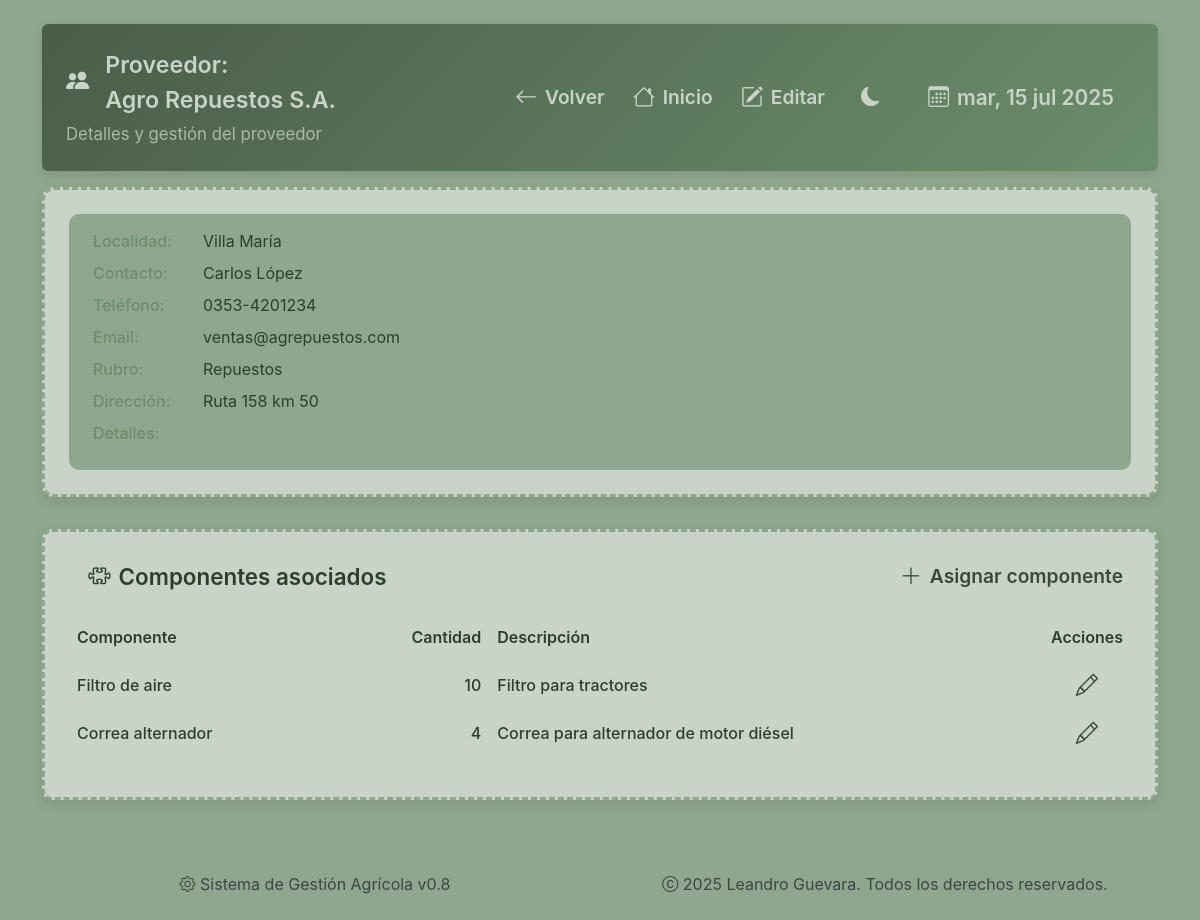
Page /proveedor/1 on the earlier database version.
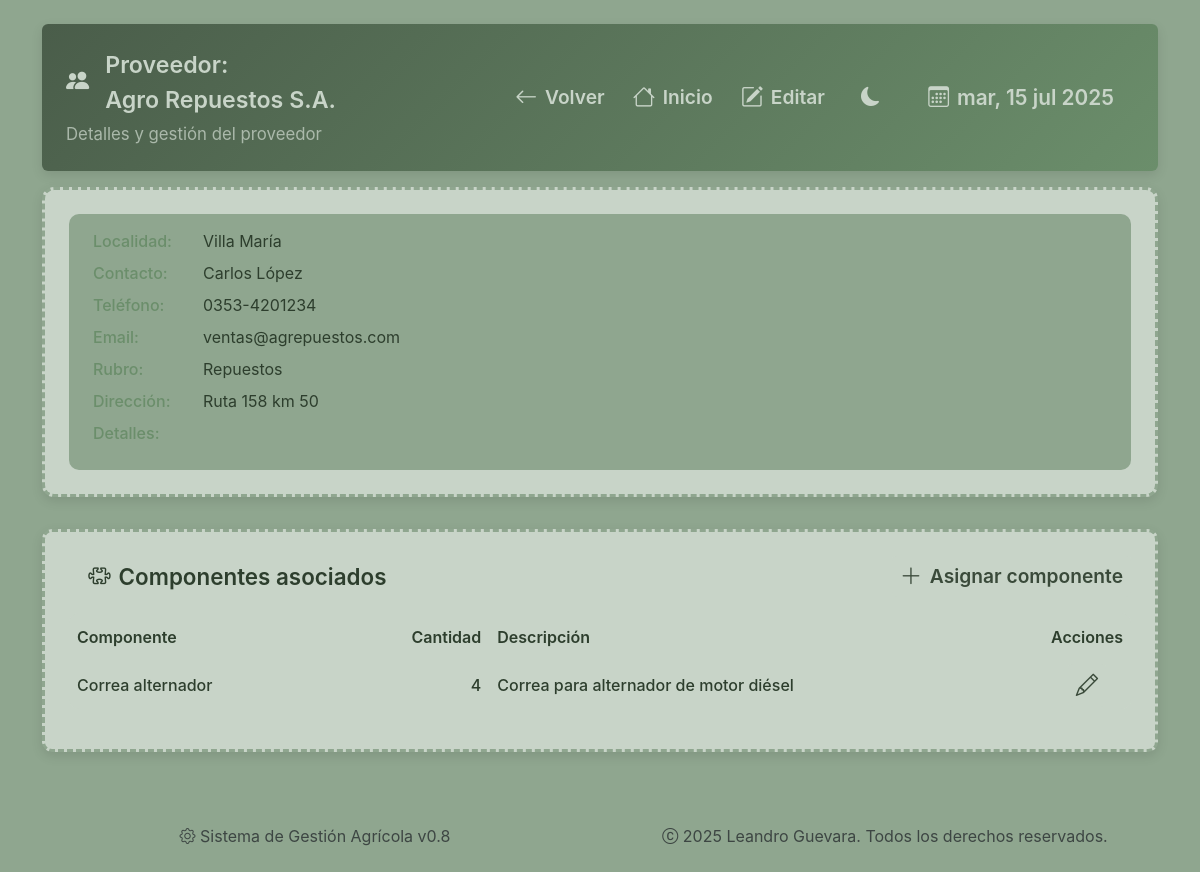
Same page on the later database version.
### sistema_gestion_agricola/models/proveedor.py (models this page shows)
class Proveedor(db.Model):
    __tablename__ = 'proveedores'
    ID = db.Column(db.Integer, primary_key=True, autoincrement=True)
    Nombre = db.Column(db.String, nullable=False)
    Localidad = db.Column(db.String)
    Contacto = db.Column(db.String)
    Telefono = db.Column(db.String)
    Email = db.Column(db.String)
    Rubro = db.Column(db.String)
    Direccion = db.Column(db.String)
    Observaciones = db.Column(db.String)

### sistema_gestion_agricola/models/componente.py (models this page shows)
class ComponentesProveedores(db.Model):
    __tablename__ = 'componentes_proveedores'
    ID_Proveedor = db.Column(db.Integer, db.ForeignKey('proveedores.ID', ondelete='CASCADE'), primary_key=True)
    ID_Componente = db.Column(db.Integer, db.ForeignKey('componentes.ID', ondelete='CASCADE'), primary_key=True)
    Cantidad = db.Column(db.Integer, default=1)

class Componente(db.Model):
    __tablename__ = 'componentes'
    ID = db.Column(db.Integer, primary_key=True, autoincrement=True)
    ID_Componente = db.Column(db.String, unique=True)
    Nombre = db.Column(db.String, nullable=False)
    Descripcion = db.Column(db.String)
    Tipo = db.Column(db.String)
    Foto = db.Column(db.String)
    Marca = db.Column(db.String)
    Modelo = db.Column(db.String)
    Precio = db.Column(db.Float)

### sistema_gestion_agricola/routes/proveedores.py (the view)
@proveedores_bp.route('/<int:id>')
def ver_proveedor(id):
    conn = get_db_connection()
    proveedor = conn.execute('SELECT * FROM proveedores WHERE ID = ?', (id,)).fetchone()
    if not proveedor:
        conn.close()
        flash('Proveedor no encontrado.')
        return redirect(url_for('proveedores.listar_proveedores'))
    componentes_asociados = conn.execute('''
        SELECT c.ID, c.Nombre, c.Descripcion, cp.Cantidad
        FROM componentes c
        JOIN componentes_proveedores cp ON c.ID = cp.ID_Componente
        WHERE cp.ID_Proveedor = ?
    ''', (id,)).fetchall()
    conn.close()
    return render_template('proveedores/ver.html', proveedor=proveedor, componentes_asociados=componentes_asociados)

### sistema_gestion_agricola/utils/db.py (called while the page is built)
def get_db_connection():
    conn = sqlite3.connect('sistema_gestion_agricola.db', timeout=10)
    conn.row_factory = sqlite3.Row
    return conn

### sistema_gestion_agricola/templates/proveedores/ver.html (shortened to what this page needs)
{% extends "base.html" %}
{% block content %}
<div class="page-wrapper">
    <div class="dashboard-header hidden-item p-4 mb-3 rounded">
        <div class="header-topbar">
            <div class="header-title">
                <h2 class="section-title"><i class="bi bi-people-fill"></i> Proveedor:<br>{{ proveedor['Nombre'] }}</h2>
                <p class="section-subtitle d-none d-md-block opacity-75">Detalles y gestión del proveedor</p>
            </div>
            <div class="header-controls">
                <a href="{{ url_for('proveedores.listar_proveedores') }}"
                    class="btn btn-outline-primary btn-sm ms-auto">
                    <i class="bi bi-arrow-left"></i>
                    <span class="d-none d-md-block d-md-inline">Volver</span>
                </a>
                <a href="{{ url_for('index') }}"
                    class="btn btn-outline-primary btn-sm"
                    style="font-size: 1rem;">
                    <i class="bi bi-house"></i>
                    <span class="d-none d-md-block d-md-inline">Inicio</span>
                </a>
                <a href="{{ url_for('proveedores.editar_proveedor', id=proveedor.ID) }}"
                    class="btn btn-outline-primary btn-sm">
                    <i class="bi bi-pencil-square"></i>
                    <span class="d-none d-md-block d-md-inline">Editar</span>
                </a>
                <button class="theme-toggle" id="themeToggle">
                    <i class="bi bi-moon-fill" id="themeIcon"></i>
                </button>
                <div class="calendar-badge fs-6 d-none d-lg-block">
                    <i class="bi bi-calendar3"></i><span id="current-date"></span>
                </div>
            </div>
        </div>
    </div>
    <div class="card-section providers-card hidden-item">
        <div class="dark-strong hidden-item" style="background: var(--bg-color); border-radius: 10px; padding: 1rem;">
            <p class="copyable d-flex gap-2 align-items-center">
                <strong style="flex-shrink: 0;">Localidad:</strong>
                <span class="copy-text"
                    title="{{ proveedor['Localidad'] }}">
                    {{ proveedor['Localidad'] }}</span>
            </p>
            <p class="copyable d-flex gap-2 align-items-center">
                <strong style="flex-shrink: 0;">Contacto:</strong>
                <span class="copy-text"
                    title="{{ proveedor['Contacto'] }}">
                    {{ proveedor['Contacto'] }}</span>
            </p>
            <p class="copyable d-flex gap-2 align-items-center">
                <strong style="flex-shrink: 0;">Teléfono:</strong>
                <span class="copy-text"
                    title="{{ proveedor['Telefono'] }}">
                    {{ proveedor['Telefono'] }}</span>
            </p>
            <p class="copyable d-flex gap-2 align-items-center">
                <strong style="flex-shrink: 0;">Email:</strong>
                <span class="copy-text"
                    title="{{ proveedor['Email'] }}">
                    {{ proveedor['Email'] }}
                </span>
            </p>
            <p class="copyable d-flex gap-2 align-items-center">
                <strong style="flex-shrink: 0;">Rubro:</strong>
                <span class="copy-text"
                    title="{{ proveedor['Rubro'] }}">
                    {{ proveedor['Rubro'] }}</span>
            </p>
            <p class="copyable d-flex gap-2 align-items-center">
                <strong style="flex-shrink: 0;">Dirección:</strong>
                <span class="copy-text" title="{{ proveedor['Direccion'] }}">
                    {{ proveedor['Direccion'] }}
                </span>
            </p>
            <p class="copyable d-flex gap-2 align-items-center">
                <strong style="flex-shrink: 0;">Detalles:</strong>
            </p>
        </div>
    </div>
    <div class="mt-4 componentes-card machine-card hidden-item">
        <div class="d-flex justify-content-between align-items-center mb-3 flex-wrap gap-2">
            <h3 class="section-title mb-0">
                <i class="bi bi-puzzle"></i> Componentes asociados
            </h3>
            <a href="{{ url_for('proveedores.asignar_componente_proveedor', id_proveedor=proveedor['ID']) }}"
            class="btn btn-outline-tertiary btn-sm">
                <i class="bi bi-plus-lg"></i> Asignar componente
            </a>
        </div>
        {% if componentes_asociados %}
        <div class="table-responsive">
            <table class="table table-hover align-middle">
                <thead>
                    <tr>
                        <th>Componente</th>
                        <th class="text-end">Cantidad</th>
                        <th class="d-none d-md-table-cell">Descripción</th>
                        <th class="text-center">Acciones</th>
                    </tr>
                </thead>
                <tbody>
                    {% for c in componentes_asociados %}
                    <tr class="clickable-row component-row" data-component-id="{{ c['ID'] }}" data-provider-id="{{ proveedor['ID'] }}" data-action="ver">
                        <td><strong>{{ c['Nombre'] }}</strong></td>
                        <td class="text-end"><strong>{{ c['Cantidad'] }}</strong></td>
                        <td class="d-none d-md-table-cell">{{ c['Descripcion'] }}</td>
                        <td class="action-cell text-center">
                            <a href="{{ url_for('proveedores.editar_componente_proveedor', id_proveedor=proveedor['ID'], id_componente=c['ID']) }}"
                            class="btn btn-outline-secondary btn-sm" title="Editar componente">
                                <i class="bi bi-pencil"></i>
                            </a>
                        </td>
                    </tr>
                    {% endfor %}
                </tbody>
            </table>
        </div>
        {% else %}
            <p class="text-muted fst-italic">No hay componentes asociados a este proveedor.</p>
        {% endif %}
    </div>
</div>
{% endblock %}

### sistema_gestion_agricola/templates/base.html (shortened to what this page needs)
<!DOCTYPE html>
<html lang="es" class="h-100">
<head>
  <link href="https://cdn.jsdelivr.net/npm/bootstrap@5.3.0/dist/css/bootstrap.min.css" rel="stylesheet" />
  <link href="https://cdn.jsdelivr.net/npm/bootstrap-icons@1.10.5/font/bootstrap-icons.css" rel="stylesheet" />
  <link rel="stylesheet" href="{{ url_for('static', filename='css/master.css') }}">
</head>
<body class="d-flex flex-column h-100">
  <main class="flex-shrink-0">
    <div class="container py-4">
      {% block content %}{% endblock %}
    </div>
  </main>
  <footer class="footer mt-auto py-4">
    <div class="container">
      <div class="row align-items-center">
        <div class="col-md-6 text-center text-md-end">
          <small class="text-muted">
            <i class="bi bi-gear"></i> Sistema de Gestión Agrícola v0.8
          </small>
        </div>
        <div class="col-md-6 text-center text-md-start">
          <p class="text-muted mb-0">
            <i class="bi bi-c-circle"></i> 2025 Leandro Guevara. Todos los derechos reservados.
          </p>
        </div>
      </div>
    </div>
  </footer>
</body>
</html>

### sistema_gestion_agricola/static/css/base.css (style rules this page uses)
html, body, div, span, applet, object, iframe, h1, h2, h3, h4, h5, h6, p, blockquote, pre, a, abbr, acronym, address, big, cite, code, del, dfn, em, img, ins, kbd, q, s, samp, small, strike, strong, sub, sup, tt, var, b, u, i, center, dl, dt, dd, ol, ul, li, fieldset, form, label, legend, table, caption, tbody, tfoot, thead, tr, th, td, article, aside, canvas, details, embed, figure, figcaption, footer, header, hgroup, menu, nav, output, ruby, section, summary, time, mark, audio, video { margin: 0; padding: 0; border: 0; font-size: 100%; font: inherit; vertical-align: baseline; box-sizing: border-box; }
article, aside, details, figcaption, figure, footer, header, hgroup, menu, nav, section { display: block; }
body { line-height: 1.5; font-family: 'Inter', 'Segoe UI', Arial, sans-serif; background: var(--bg-color); color: var(--text-color); min-height: 100vh; -webkit-font-smoothing: antialiased; -moz-osx-font-smoothing: grayscale; transition: var(--transition); }
a { color: var(--agri-green, #388e3c); text-decoration: none; transition: color 0.2s; }
input, select, textarea, button { font-family: inherit; font-size: 1rem; border-radius: 6px; border: 1px solid var(--border-color, #e9ecef); padding: 0.5em 0.75em; outline: none; transition: border-color 0.2s, box-shadow 0.2s; }
button { cursor: pointer; border: none; background: none; }
.text-center { text-align: center !important; }
.h-100 { height: 100% !important; }
.d-flex { display: flex !important; }
.flex-column { flex-direction: column !important; }
.align-items-center { align-items: center !important; }
.gap-2 { gap: 1rem !important; }
*, *::before, *::after { box-sizing: border-box; }

### sistema_gestion_agricola/static/css/theme.css (style rules this page uses)
:root { --agri-green-primary: #6b8e6b; --agri-green-secondary: #8fa68f; --agri-green-tertiary: #a8bba8; --agri-green-dark: #4a5d4a; --agri-green-darker: #3a4a3a; --agri-green-light: #e8f0e8; --agri-green-muted: #c8d4c8; --card-bg: var(--agri-green-primary); --text-color: #2d3e2d; --radius: 8px; --transition: all 0.3s cubic-bezier(.4,2,.6,1); --hover-bg: var(--agri-green-tertiary); --btn-primary: var(--agri-green-primary); --btn-primary-hover: var(--agri-green-tertiary); --btn-secondary: var(--agri-green-primary); --btn-secondary-hover: var(--agri-green-dark); --btn-accent: var(--agri-green-primary); --btn-accent-hover: var(--agri-green-dark); --btn-neutral: var(--agri-green-muted); --btn-neutral-hover: var(--agri-green-secondary); --btn-disabled: var(--agri-green-darker); --btn-disabled-text: var(--agri-green-muted); }
[data-bs-theme="light"] { --bg-color: var(--agri-green-secondary); --text-color: #2d3e2d; --card-bg: var(--agri-light) !important; --header-bg: linear-gradient(135deg, var(--agri-green-dark), var(--agri-green-primary)); --hover-bg: var(--agri-green-tertiary); --hover-text: var(--agri-green-darker); --agri-light: var(--agri-green-muted); --agri-dark: var(--agri-green-darker); --btn-bg-primary: var(--agri-green-secondary); --btn-text-primary: var(--agri-green-dark); --btn-border-primary: var(--agri-green-dark); --btn-bg-secondary: var(--agri-light); --btn-text-secondary: var(--agri-dark); --btn-border-secondary: var(--agri-light); --btn-bg-tertiary: var(--agri-green-muted); --btn-text-tertiary: var(--agri-green-darker); --btn-border-tertiary: var(--agri-green-darker); }
body, .card-section, .dashboard-header, .btn, .badge { transition: var(--transition); }

### sistema_gestion_agricola/static/css/custom.css (style rules this page uses)
.machine-card, .component-card, .providers-card { display: flex; flex-direction: column; cursor: pointer; background-color: var(--bg-color); border: 3px dashed var(--bg-color); border-radius: 0.5rem; padding: 1.5rem; color: var(--text-color); height: 100%; transition: box-shadow 0.2s ease, transform 0.2s ease; }
.copy-text { white-space: nowrap; overflow: hidden; text-overflow: ellipsis; display: block; }

### sistema_gestion_agricola/static/css/base-card.css (style rules this page uses)
.card, .card-section, .machine-card, .component-card, .machine-detail-card, .providers-card, .compact-panel, .card.detail-card { --card-radius: 10px; --card-padding: 1.5rem; --card-shadow: 0 4px 12px rgba(0, 0, 0, 0.1); --card-gap: 1.5rem; background: var(--card-bg); border-radius: var(--card-radius); box-shadow: var(--card-shadow); padding: var(--card-padding); margin-bottom: var(--card-gap); display: flex; flex-direction: column; }

### sistema_gestion_agricola/static/css/forms.css (style rules this page uses)
::placeholder, .form-edit ::placeholder { color: var(--agri-green-secondary, #a4c39d); opacity: 0.85; }

Differences in the rows shown:
removed ComponentesProveedores: Nombre "Filtro de aire", Cantidad "10", Descripcion "Filtro para tractores"
